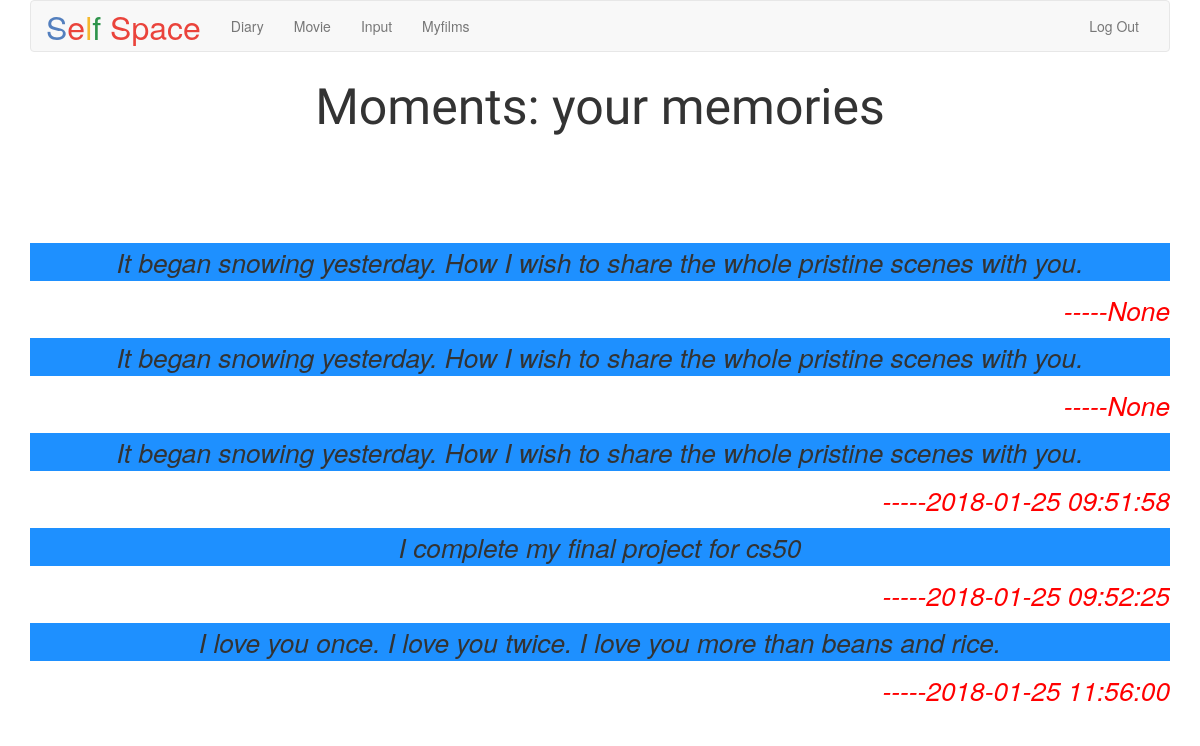
Screenshot of /board (signed in) with the database file from the repository.
### application.py (models this page shows)
class Diary(db.Model):
    __tablename__ = "diary"
    id = db.Column(db.Integer, primary_key=True)
    user_id = db.Column(db.Integer, nullable=False)
    journal = db.Column(db.Text, nullable=False)
    time = db.Column(db.DateTime, nullable=True, default=db.func.current_timestamp())

### application.py (the view)
@app.route("/board")
@login_required
def board():
    diaries = Diary.query.filter_by(user_id=session["user_id"]).all()
    return render_template("board.html", diaries=diaries)

### helpers.py (called while the page is built)
def login_required(f):
    @wraps(f)
    def decorated_function(*args, **kwargs):
        if session.get("user_id") is None:
            return redirect(url_for("login", next=request.url))
        return f(*args, **kwargs)
    return decorated_function

### templates/board.html (shortened to what this page needs)
{% extends "layout.html" %}
{% block main %}
<h> Moments: your memories  </h>
{% if diaries %}
{% for diary in diaries %}
<p class = "text">
    {{ diary.journal }}
</p>
<p class = "time">
-----{{diary.time}}
</p>
{% endfor %}
{% endif %}
{% endblock %}

### templates/layout.html (shortened to what this page needs)
<!DOCTYPE html>
<html lang="en">
    <head>
        <link href="https://maxcdn.bootstrapcdn.com/bootstrap/3.3.7/css/bootstrap.min.css" rel="stylesheet"/>
        <link href="{{ url_for('static', filename='styles.css') }}" rel="stylesheet"/>
    </head>
    <body>
        <div class="container">
            <nav class="navbar navbar-default">
                <div class="container-fluid">
                    <div class="navbar-header">
                        <a class="navbar-brand" href="{{ url_for('index') }}"><span class="blue">S</span><span class="red">e</span><span class="yellow">l</span><span class="green">f</span> <span class="red">Space</span></a>
                    </div>
                    <div class="collapse navbar-collapse" id="navbar">
                        {% if session.user_id %}
                            <ul class="nav navbar-nav">
                                <li><a href="{{ url_for('board') }}">Diary</a></li>
                                <li><a href="{{ url_for('addmovie') }}">Movie</a></li>
                                <li><a href="{{ url_for('record') }}">Input</a></li>
                                <li><a href="{{ url_for('index') }}">Myfilms</a></li>
                            </ul>
                            <ul class="nav navbar-nav navbar-right">
                                <li><a href="{{ url_for('logout') }}">Log Out</a></li>
                            </ul>
                        {% else %}
                            <ul class="nav navbar-nav navbar-right">
                                <li><a href="{{ url_for('register') }}">Register</a></li>
                                <li><a href="{{ url_for('login') }}">Log In</a></li>
                            </ul>
                        {% endif %}
                    </div>
                </div>
            </nav>
            <main>
                {% block main %}{% endblock %}
            </main>
        </div>
    </body>
</html>

### static/styles.css (style rules this page uses)
nav .navbar-brand { font-size: xx-large; }
nav .navbar-brand .blue { color: #537fbe; }
nav .navbar-brand .red { color: #ea433b; }
nav .navbar-brand .yellow { color: #f5b82e; }
nav .navbar-brand .green { color: #2e944b; }
main { overflow-x: auto; text-align: center; }

### templates/board.html (style rules this page uses)
h { font-family: 'Sofia';font-size: 50px; }
.text { font-style: oblique; font-size: 1.875em; background-color:DodgerBlue; }
.time { font-style: oblique; font-size: 1.875em; color: red; text-align: right; }

### rows the page displays
Diary: journal "It began snowing yesterday. How I wish to share the whole pristine scenes with you.", time "None"
Diary: journal "It began snowing yesterday. How I wish to share the whole pristine scenes with you.", time "None"
Diary: journal "It began snowing yesterday. How I wish to share the whole pristine scenes with you.", time "2018-01-25 09:51:58"
Diary: journal "I complete my final project for cs50", time "2018-01-25 09:52:25"
Diary: journal "I love you once. I love you twice. I love you more than beans and rice.", time "2018-01-25 11:56:00"
